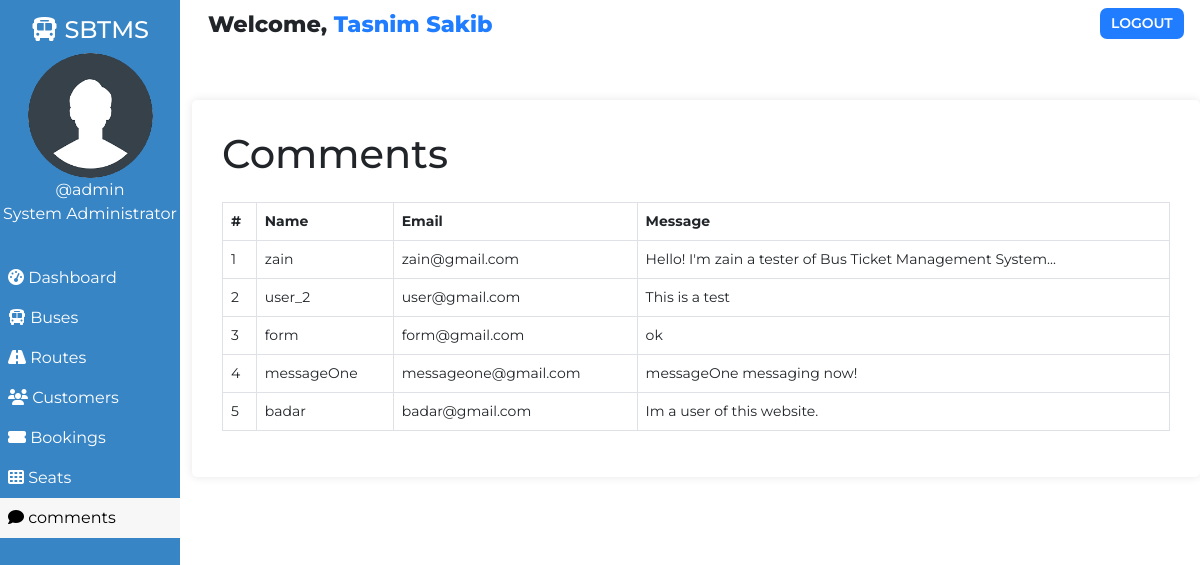
The app's page /admin/comments.php (signed in) with its own data.
### tables this page shows
CREATE TABLE `users` (
  `user_id` int(11) NOT NULL,
  `user_fullname` varchar(100) NOT NULL,
  `user_name` varchar(30) NOT NULL,
  `user_password` varchar(255) NOT NULL,
  `user_created` datetime NOT NULL DEFAULT current_timestamp()
);

CREATE TABLE `comments` (
  `id` int(99) NOT NULL,
  `name` varchar(25) NOT NULL,
  `email` varchar(25) NOT NULL,
  `message` varchar(999) NOT NULL
);

### admin/comments.php (the view, shortened to what this page needs)
<!DOCTYPE html>
<html lang="en">
<head>
    <link href="https://cdn.jsdelivr.net/npm/bootstrap@5.0.1/dist/css/bootstrap.min.css" rel="stylesheet">
    <?php
        $page="comments";
    ?>
</head>
<body>
        <?php require '../assets/partials/_admin-header.php';?>
        <?php
$host = 'localhost';
$user = 'root';
$pass = '';
$db_name = 'simnpledemo';
$conn = mysqli_connect($host, $user, $pass, $db_name);
$resultSql = "SELECT * FROM comments ORDER BY id ASC";
$resultSqlResult = mysqli_query($conn, $resultSql);
?>
<!DOCTYPE html>
<html lang="en">
<head>
    <link href="https://cdn.jsdelivr.net/npm/bootstrap@5.0.1/dist/css/bootstrap.min.css" rel="stylesheet">
</head>
<body>
    <div class="container">
        <h1 class="mb-4">Comments</h1>
        <?php
        if(mysqli_num_rows($resultSqlResult) == 0){ ?>
            <div id="noComments" class="alert alert-dark" role="alert">
                <h1 class="alert-heading">No Comments Found!!</h1>
                <p class="fw-light">Be the first person to add one!</p>
            </div>
        <?php } else { ?>
            <table class="table table-hover table-bordered">
                <thead>
                    <tr>
                        <th>#</th>
                        <th>Name</th>
                        <th>Email</th>
                        <th>Message</th>
                    </tr>
                </thead>
                <tbody>
                    <?php
                    $ser_no = 0;
                    while($row = mysqli_fetch_assoc($resultSqlResult)) {
                        $ser_no++;
                        $name = $row["name"];
                        $email = $row["email"];
                        $message = $row["message"];
                        ?>
                        <tr>
                            <td><?php echo $ser_no; ?></td>
                            <td><?php echo $name; ?></td>
                            <td><?php echo $email; ?></td>
                            <td><?php echo $message; ?></td>
                        </tr>
                    <?php } ?>
                </tbody>
            </table>
        <?php } ?>
    </div>
</body>
</html>
</body>
</html>

### assets/partials/_admin-header.php (shortened to what this page needs)
<?php
    $conn = db_connect();
    $user_id = $_SESSION['user_id'];
    $sql = "SELECT * FROM users WHERE user_id = $user_id";
    $result = mysqli_query($conn, $sql);
    if($row = mysqli_fetch_assoc($result))
    {
        $user_fullname = $row["user_fullname"];
        $user_name = $row["user_name"];
    }
?>
    <main id="container">
        <div id="sidebar">
            <h4><i class="fas fa-bus"></i> SBTMS</h4>
            <div>
                <img class="adminDp" src="../assets/img/userav-min.png" height="125px" alt="Admin Profile Pic">
                <p>
                    <?php  echo '@'.$user_name;  ?>
                </p>
                <p>System Administrator</p>
            </div>
            <ul id="options">
                <li class="option <?php if($page=='dashboard'){ echo 'active';}?>">
                    <a href="./dashboard.php">
                    <i class="fas fa-tachometer-alt"></i> Dashboard
                    </a>
                </li>
                <li class="option <?php if($page=='bus'){ echo 'active';}?>">
                    <a href="./bus.php">
                    <i class="fas fa-bus"></i> Buses
                    </a>
                </li>
                <li class="option <?php if($page=='route'){ echo 'active';}?>">
                    <a href="./route.php">
                    <i class="fas fa-road"></i> Routes
                    </a>
                </li>
                <li class="option <?php if($page=='customer'){ echo 'active';}?>">
                    <a href="./customer.php">
                    <i class="fas fa-users"></i> Customers
                    </a>
                </li>
                <li class="option <?php if($page=='booking'){ echo 'active';}?>">
                    <a href="./booking.php">
                    <i class="fas fa-ticket-alt"></i> Bookings
                    </a>
                </li>
                <li class="option <?php if($page=='seat'){ echo 'active';}?>">
                    <a href="./seat.php">
                    <i class="fas fa-th"></i> Seats
                    </a>
                </li>
                <li class="option <?php if($page=='comments'){ echo 'active';}?>">
                    <a href="./comments.php">
                    <i class="fas fa-comment"></i> comments
                    </a>
                </li>
            </ul>
        </div>
        <div id="main-content">
            <section id="welcome">
                <ul>
                    <li class="welcome-item">Welcome,
                        <span id="USER">
                            <?php
                                echo $user_fullname;
                            ?>
                        </span>
                    </li>
                    <li class="welcome-item">
                        <button id="logout" class="btn-sm">
                            <a href="../assets/partials/_logout.php">LOGOUT</a>
                        </button>
                    </li>
                </ul>
            </section>

### assets/styles/admin.php (style rules this page uses)
body { margin: 0; box-sizing: border-box; font-family: 'Montserrat', sans-serif; background-color: white; }
html { scroll-behavior: smooth; }
*, *::after, *::before { box-sizing: inherit; }
#USER { color: #207DFF; }
.adminDp { border-radius: 50%; }
#welcome { background-color: white; }
#welcome ul { display: flex; justify-content: space-between; list-style-type: none; padding: 0; margin: 0; }
#welcome li { margin: 0 1rem; padding: 0.5rem 0; }
#welcome li:first-child { font-weight: 800; font-size: 1.4rem; }
#logout { padding: 0.3rem 0.7rem; background-color: #207DFF; font-weight: 600; outline: none; border: none; border-radius: 7px; }
#logout a { color: white; text-decoration: none; }
@media only screen and (min-width:1000px) { #sidebar { text-align: center; background-color: #3885c5; color: white; width: 15%; position: fixed; top: 0%; padding-top: 1rem; z-index: 2; height: 100vh; } }
@media only screen and (min-width:1000px) { #sidebar p { margin: 0; } }
@media only screen and (min-width:1000px) { #sidebar ul { margin-top: 2rem; } }
@media only screen and (min-width:1000px) { #options { list-style-type: none; text-align: left; padding-left: 0; } }
@media only screen and (min-width:1000px) { .option a { display: block; padding: 0.5rem; text-decoration: none; color: inherit; } }
@media only screen and (min-width:1000px) { .active { background-color:#f7f7f7; color:black; } }
@media only screen and (min-width:1000px) { #main-content { margin-left: 16%; } }

### assets/styles/admin-options.php (style rules this page uses)
* { font-family: Montserrat; }
table { font-size: 14px; }
table th,td { padding-left: 0.3rem; }

### admin/comments.php (style rules this page uses)
.container { background-color: #fff; padding: 30px; border-radius: 5px; box-shadow: 0px 0px 10px 0px rgba(0,0,0,0.1); margin-top: 50px; }

### records on screen
users: user_name "admin", user_fullname "Tasnim Sakib"
comments: name "zain", email "zain@gmail.com", message "Hello! I'm zain a tester of Bus Ticket Management System..."
comments: name "user_2", email "user@gmail.com", message "This is a test"
comments: name "form", email "form@gmail.com", message "ok"
comments: name "messageOne", email "messageone@gmail.com", message "messageOne messaging now!"
comments: name "badar", email "badar@gmail.com", message "Im a user of this website."
